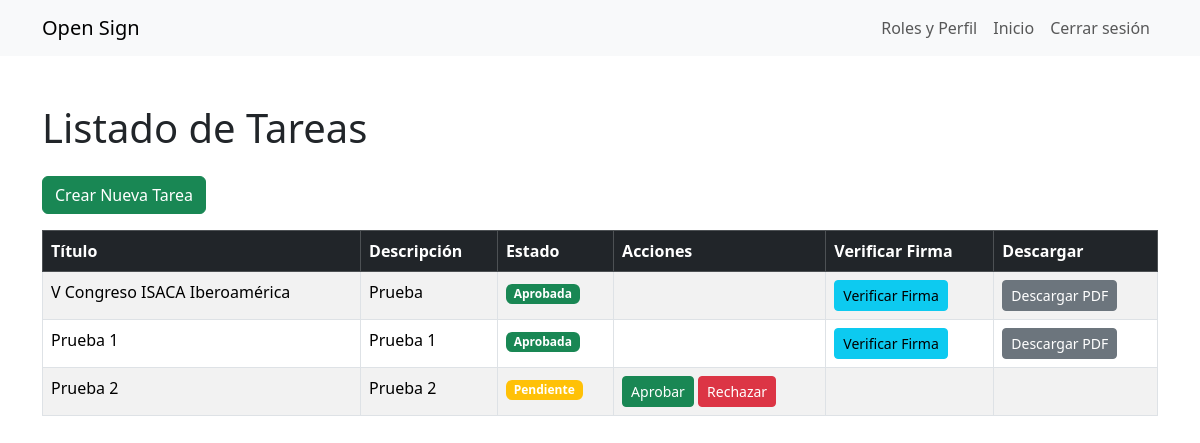
The page /tasks/ (signed in) on the database as committed earlier.
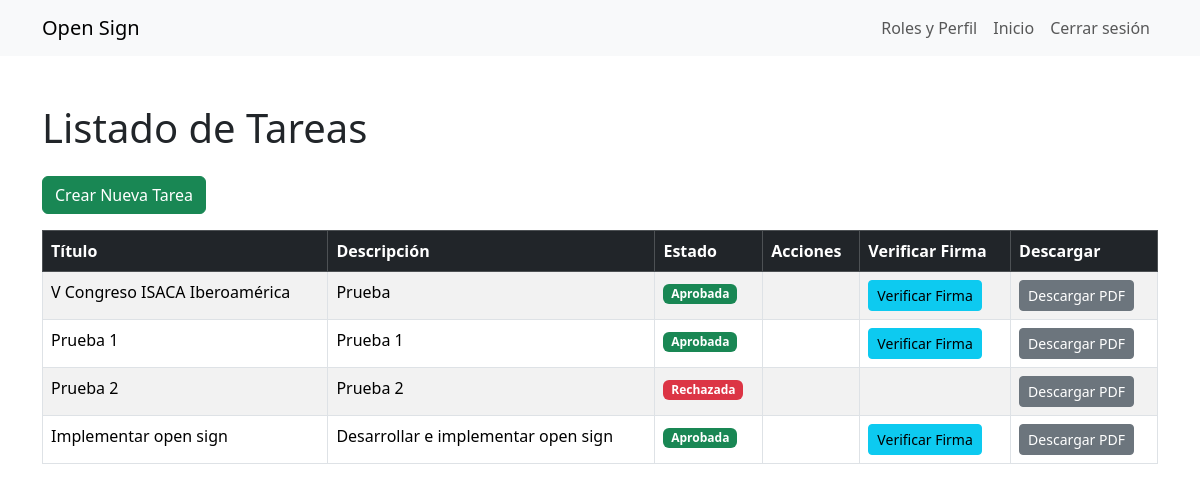
The same page on the database as committed later.
### tasks/models.py (models this page shows, shortened)
class Task(models.Model):
    title = models.CharField(max_length=200)
    description = models.TextField()
    signature = models.BinaryField(null=True, blank=True)  # Almacena la firma digital
    created_by = models.ForeignKey(User, on_delete=models.CASCADE, related_name='created_tasks')
    assigned_to = models.ForeignKey(User, on_delete=models.SET_NULL, null=True, blank=True, related_name='assigned_tasks')
    is_approved = models.BooleanField(default=False)
    is_rejected = models.BooleanField(default=False)
    rejection_comment = models.TextField(blank=True, null=True)  # Nuevo campo
    created_at = models.DateTimeField(auto_now_add=True)

### tasks/views.py (the view)
# urls.py: path('', views.list_tasks, name='list_tasks'),
@login_required
def list_tasks(request):
    tasks = Task.objects.all()
    return render(request, 'tasks/list_tasks.html', {'tasks': tasks})

### tasks/templates/tasks/list_tasks.html (shortened to what this page needs)
{% extends 'base.html' %}
{% block content %}
<h1 class="mb-4">Listado de Tareas</h1>
<a href="{% url 'create_task' %}" class="btn btn-success mb-3">Crear Nueva Tarea</a>
<table class="table table-bordered table-striped">
    <thead class="table-dark">
        <tr>
            <th>Título</th>
            <th>Descripción</th>
            <th>Estado</th>
            <th>Acciones</th>
            <th>Verificar Firma</th>
            <th>Descargar</th>
        </tr>
    </thead>
    <tbody>
        {% for task in tasks %}
        <tr>
            <td>{{ task.title }}</td>
            <td>{{ task.description }}</td>
            <td>
                {% if task.is_approved %}
                    <span class="badge bg-success">Aprobada</span>
                {% elif task.is_rejected %}
                    <span class="badge bg-danger">Rechazada</span>
                {% else %}
                    <span class="badge bg-warning">Pendiente</span>
                {% endif %}
            </td>
            <td>
                {% if not task.is_approved and not task.is_rejected %}
                <a href="{% url 'approve_task' task.id %}" class="btn btn-success btn-sm">Aprobar</a>
                <button type="button" class="btn btn-danger btn-sm" data-bs-toggle="modal" data-bs-target="#rejectModal{{ task.id }}">
                    Rechazar
                </button>
                {% endif %}
            </td>
            <td>
                {% if task.is_approved %}
                    <a href="{% url 'verify_task_signature' task.id %}" class="btn btn-sm btn-info">
                        Verificar Firma
                    </a>
                {% endif %}
            </td>
            <td>
                {% if task.is_approved or task.is_rejected %}
                    <a href="{% url 'download_task_pdf' task.id %}" class="btn btn-sm btn-secondary">
                        Descargar PDF
                    </a>
                {% endif %}
            </td>
        </tr>
        {% endfor %}
    </tbody>
</table>
{% endblock %}

Rows that differ between the two databases and show on the page:
changed Task "Prueba 2": is_rejected "Pendiente Aprobar Rechazar" → "Rechazada Descargar PDF"
added Task: title "Implementar open sign", description "Desarrollar e implementar open sign", is_approved "Aprobada"
